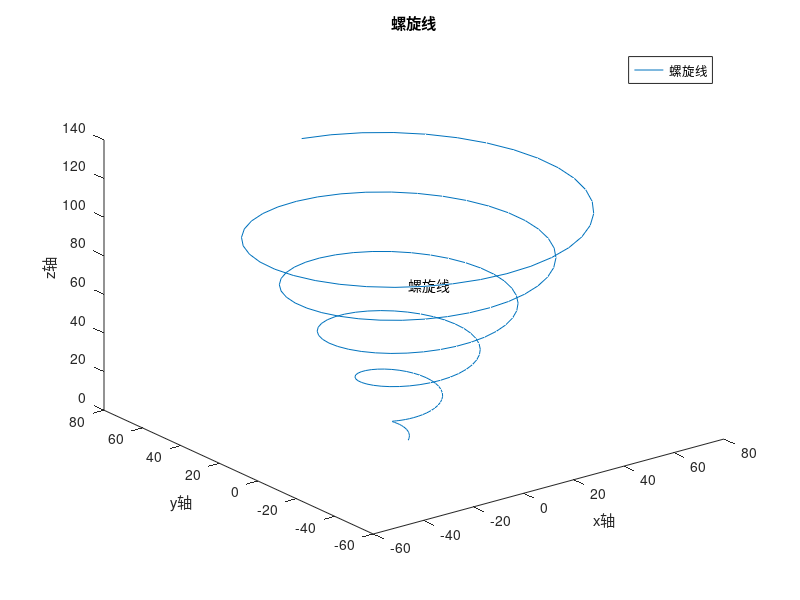

The MATLAB script that drew this image:
clc;
t=0:pi/10:20*pi;
x = t.*cos(pi/6.*t);
y = t.*sin(pi/6.*t);
z = 2*t;
plot3(x,y,z)
title('螺旋线')
xlabel('x轴'),ylabel('y轴'),zlabel('z轴')
text(0,0,80,'螺旋线')
legend("螺旋线")


